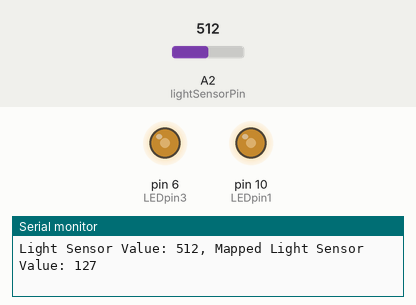
Recording of a sketch running on a simulated Arduino Uno, built with avr-gcc and run on an emulated ATmega328P. Parts: output pins drawn as LEDs (lit = HIGH), the last lines printed to the serial monitor. The test bench sets the inputs (shaded band); at power-on: A2 (lightSensorPin) = 512. Pins used as bus, display or sensor lines are not drawn.

Above: at 1.2 s.
1.3 s: A2 (lightSensorPin) set to 716
At 2.1 s:
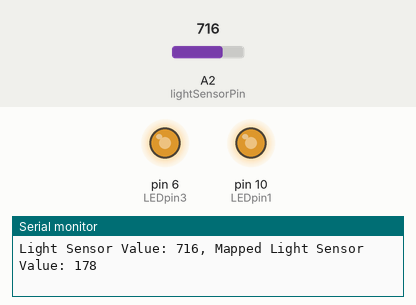
2.8 s: A2 (lightSensorPin) set to 1023
At 3.7 s:
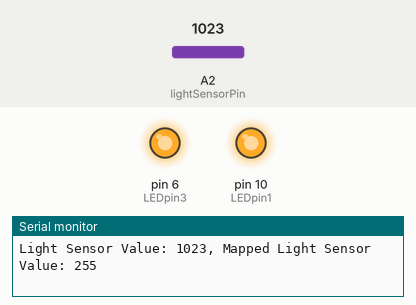
4.3 s: A2 (lightSensorPin) set to 122
At 5.4 s:
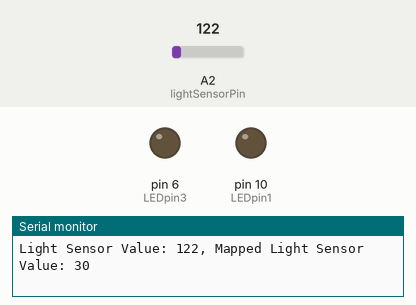
5.8 s: A2 (lightSensorPin) set to 138
At 7.0 s:
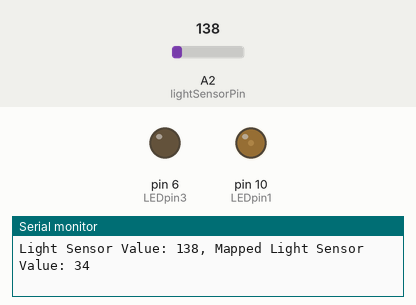
Timing chart, 0 to 8.3 s (numbered marks = the images above; inputs shaded):
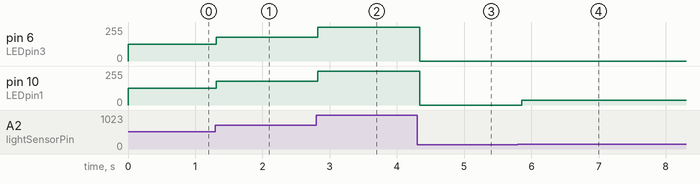

The sketch:

prototype4.ino
```cpp
/*
  Make: Wearable Electronics
  Mapping example
*/

// initialize variables
int lightSensorValue = 0;
int lightSensorPin = A2;
int LEDpin1 = 10;
int LEDpin2 = 1;
int LEDpin3 = 6;
int LEDthreshold = 30;
int mappedLightSensorValue = 0;

void setup() {
  // initialize serial communication:
  Serial.begin(9600);
}

void loop() {
  // read light sensor pin and store value in a variable:
  lightSensorValue = analogRead(lightSensorPin);

  // map sensor value
  mappedLightSensorValue = map(lightSensorValue, 0, 1023, 0, 255);

  // set analog output accordingly
  if (mappedLightSensorValue > LEDthreshold)
    analogWrite(LEDpin1, mappedLightSensorValue);
  else
    analogWrite(LEDpin1, 0);
  if (mappedLightSensorValue > LEDthreshold*1.5)
    analogWrite(LEDpin2, mappedLightSensorValue);
  else
    analogWrite(LEDpin2, 0);
  if (mappedLightSensorValue > LEDthreshold*2)
    analogWrite(LEDpin3, mappedLightSensorValue);
  else
    analogWrite(LEDpin3, 0);

  // print the sensor and mapped sensor values:
  Serial.print("Light Sensor Value: ");
  Serial.print(lightSensorValue);
  Serial.print(", Mapped Light Sensor Value: ");
  Serial.println(mappedLightSensorValue);

  // delay between readings:
  delay(100);
}
```

Measured:
- after the input at 1.3 s, pin 6 (LEDpin3), pin 10 (LEDpin1): 127/255 → 178/255 at once
- after the input at 2.8 s, pin 6 (LEDpin3), pin 10 (LEDpin1): 178/255 → 255/255 at once
- after the input at 4.3 s, pin 6 (LEDpin3), pin 10 (LEDpin1): 255/255 → 0/255 at once
- after the input at 5.8 s, pin 10 (LEDpin1): 0/255 → 34/255 after 0.05 s
